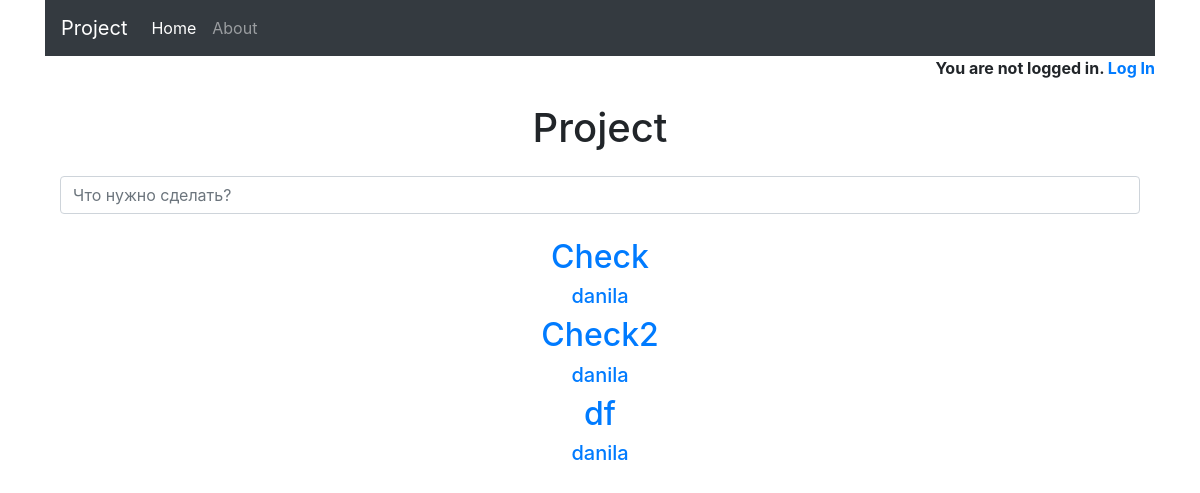
/, run on an earlier commit of the app's database.
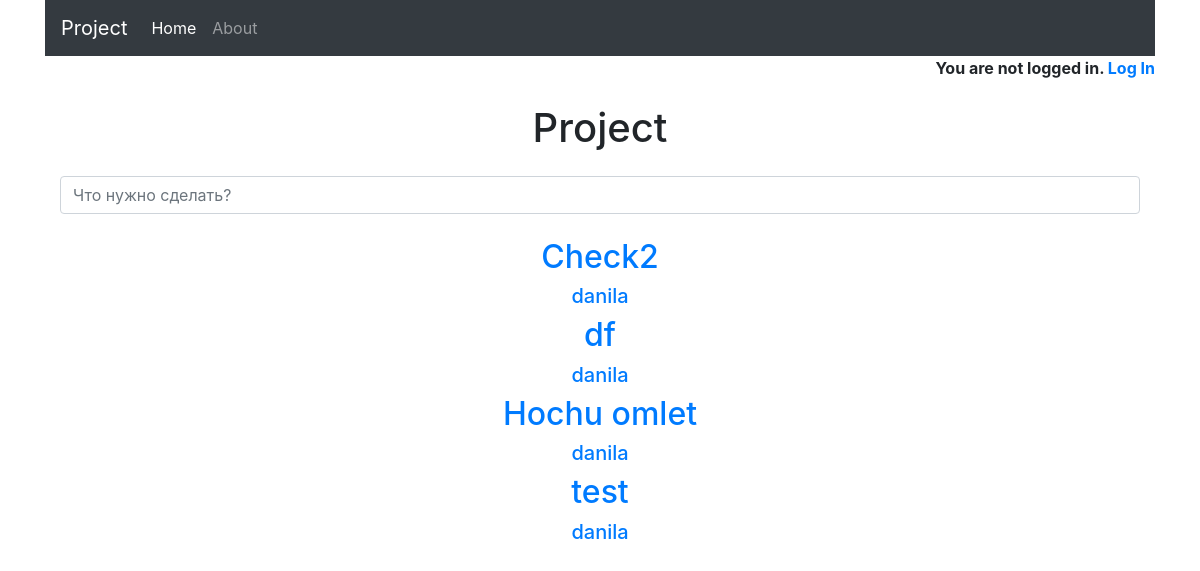
And on a later commit of the database.
### blog/models.py (models this page shows, shortened)
class Blog(models.Model):
    title = models.CharField(max_length=250)
    author = models.ForeignKey(
        'auth.User',
        on_delete=models.CASCADE
                               )
    body = models.TextField()

### blog/views.py (the view)
# urls.py: path('', BlogListViews.as_view(), name='home'),
class BlogListViews(ListView):
    model = Blog
    template_name = 'home.html'
    context_object_name = 'blog_data'

### templates/home.html (shortened to what this page needs)
{% extends 'base.html' %}
{% block content %}
<div class="container text-center mt-4 mb-4">
<h1>Project</h1>
</div>
<div class="container">
    <form method="POST">
        <input id="id_new_item" name="item_text" class="form-control" placeholder="Что нужно сделать?">
    </form>
</div>
<div class="container text-center">
    {% for post in blog_data %}
    <h2><a href="{% url 'post_detail' post.pk %}">{{ post.title }}</a></h2>
    <h5><a href="">{{ post.author }}</a></h5>
    {% endfor %}
</div>
{% endblock content %}

What changed in the data, as far as the page shows it:
removed Blog: title "Check", author "danila"
added Blog: title "Hochu omlet", author "danila"
added Blog: title "test", author "danila"
